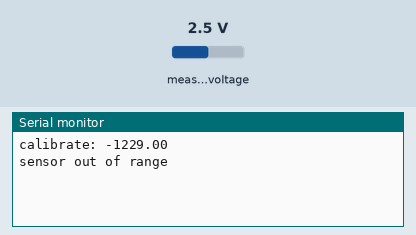
Bench run of a sketch on a simulated Arduino Uno, built with avr-gcc and run on an emulated ATmega328P. Parts: the last lines printed to the serial monitor. Inputs (shaded band) come from the test bench; at power-on: measured voltage 2.5 V.

Above: at 1.2 s.
1.3 s: measured voltage set to 0.1 V
At 3.1 s:
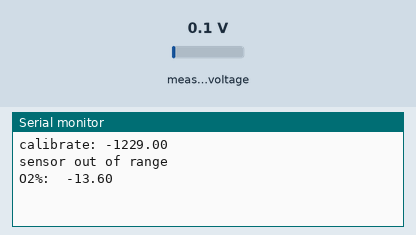
5.0 s: measured voltage set to 1.2 V
At 7.3 s:
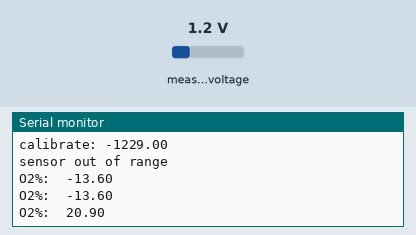

Measured:
- after the input at 1.3 s, the serial monitor: prints a new line after 0.73 s (image 1)
- after the input at 5.0 s, the serial monitor: prints a new line after 1.0 s (image 2)

The sketch:

simpleO2check.ino
```cpp
#include <Wire.h>
#include <Adafruit_ADS1015.h>
Adafruit_ADS1015 ads;
double  calibrationv; //used to store calibrated value
int sensorcheck=0;//to check health on sensor. If value is 0 sensor works, if value is 1 sensor out of range or not connected
int Sensor_lowrange=58;//When sensor is healthy and new it reads 58 on low
int Sensor_highrange=106;//When sensor is healthy and new it reads 106 on high
double timeChecker = 0.0;
void setup(void)
{
 Serial.begin(115200);
 ads.setGain(GAIN_SIXTEEN);    // 16x gain  +/- 0.256V  1 bit = 0.125mV  0.0078125mV

  ads.begin();
  calibrationv=calibrate();
  Serial.print("calibrate: ");
  Serial.println(calibrationv);
   if ((calibrationv > Sensor_highrange) || (calibrationv < Sensor_lowrange))
   {
    sensorcheck=1;
     //current_function=1;//Sensor needs to be calibrated
     need_calibrating();//print need calibrating message
   }
}
void need_calibrating(){
   Serial.println("sensor out of range");

}
int calibrate(){
  int16_t adc0=0;
  int result;
  for(int i=0; i<=19; i++)
       {
         adc0=adc0+ads.readADC_SingleEnded(0);
       }

  result=adc0/20;
  return result;
  timeChecker = millis();
}
void loop(){

    double modr;//Variable to hold mod value in
    int16_t adc0=0;
    double result;//After calculations holds the current O2 percentage
    double currentmv; //the current mv put out by the oxygen sensor;
    double calibratev;
    if(millis() - timeChecker >2000){
     timeChecker = millis();
     for(int i=0; i<=19; i++)
       {
         adc0=adc0+ads.readADC_SingleEnded(0);
       }


      currentmv = adc0/20;
      calibratev=calibrationv;
      result=(currentmv/calibratev)*20.9;
  Serial.print("O2%:  ");
  Serial.println(result);
    }
}
```
